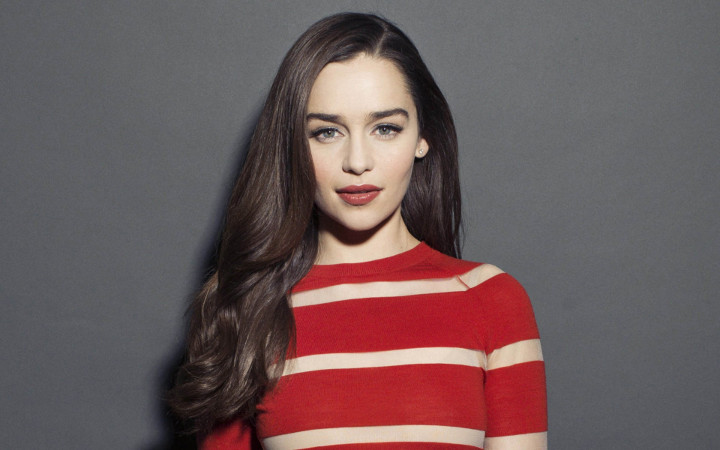
#> input picture emilia.jpg, 720 x 450 px
$ python gaussian_filter.py emilia.jpg   (Python 2 division)
#> lines starting #> are read from the running program, lines starting #| are printed output that depends on the picture
from __future__ import division
from numpy import array, zeros, abs
from numpy.fft import fft2, ifft2
from PIL import Image
from matplotlib.pyplot import imshow, show, subplot, figure, gray, title, axis

def gaussian(im):
    b = array([[2, 4,  5,  2,  2],
               [4, 9,  12, 9,  4],
               [5, 12, 15, 12, 5],
               [4, 9,  12, 9,  4],
               [2, 4,  5,  4,  2]]) / 156;
    kernel = zeros(im.shape)
    kernel[:b.shape[0], :b.shape[1]] = b

    fim = fft2(im)
    fkernel = fft2(kernel)
    fil_im = ifft2(fim * fkernel)

    return abs(fil_im).astype(int)

if __name__ == "__main__":
    from sys import argv
    if len(argv) < 2:
        print "Usage: python %s <image>" % argv[0]
        exit()
    im = array(Image.open(argv[1]))
#> im is the input picture: shape (450, 720, 3); mean R, G, B 108.6, 89.7, 90.9
    im = im[:, :, 0]
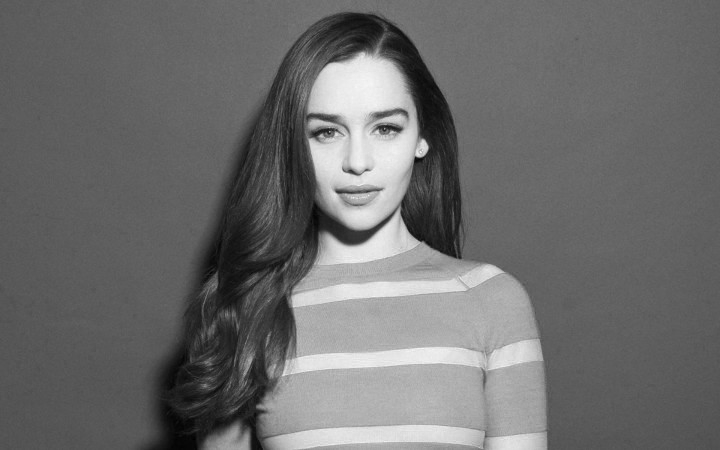
#> im: shape (450, 720); min 0, max 247, mean 108.6
    gray()

    subplot(1, 2, 1)
    imshow(im)
    axis('off')
    title('Original')

    subplot(1, 2, 2)
    imshow(gaussian(im))
#> in gaussian, `return abs(fil_im).astype(int)`:
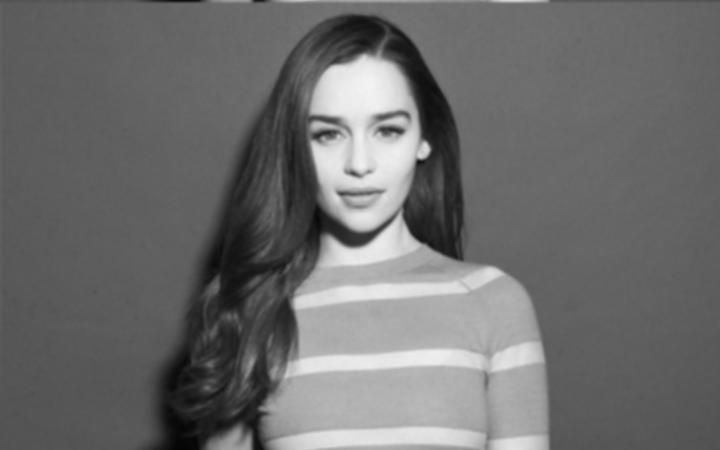
#> returned value: shape (450, 720) int64; min 5, max 244, mean 108.8
    axis('off')
    title('Filtered')

    show()
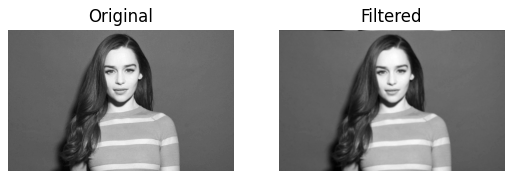
#> figure drawn by matplotlib, 2 panels
